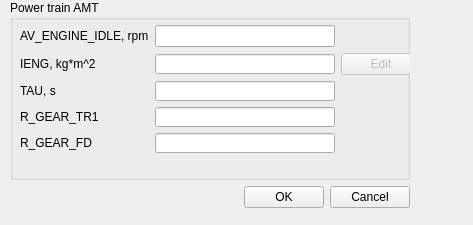
<?xml version="1.0" encoding="UTF-8"?>
<ui version="4.0">
 <class>SettingsDialog</class>
 <widget class="QDialog" name="SettingsDialog">
  <property name="geometry">
   <rect>
    <x>0</x>
    <y>0</y>
    <width>473</width>
    <height>225</height>
   </rect>
  </property>
  <property name="windowTitle">
   <string>Power Train Setting</string>
  </property>
  <widget class="QWidget" name="verticalLayoutWidget">
   <property name="geometry">
    <rect>
     <x>0</x>
     <y>0</y>
     <width>471</width>
     <height>221</height>
    </rect>
   </property>
   <layout class="QVBoxLayout" name="verticalLayout">
    <property name="spacing">
     <number>6</number>
    </property>
    <property name="sizeConstraint">
     <enum>QLayout::SetFixedSize</enum>
    </property>
    <property name="leftMargin">
     <number>10</number>
    </property>
    <item>
     <layout class="QHBoxLayout" name="horizontalLayout_2">
      <property name="sizeConstraint">
       <enum>QLayout::SetFixedSize</enum>
      </property>
      <item>
       <layout class="QVBoxLayout" name="verticalLayout_3">
        <property name="spacing">
         <number>6</number>
        </property>
        <property name="sizeConstraint">
         <enum>QLayout::SetDefaultConstraint</enum>
        </property>
        <property name="topMargin">
         <number>0</number>
        </property>
        <property name="bottomMargin">
         <number>0</number>
        </property>
        <item>
         <widget class="QGroupBox" name="groupBox_2">
          <property name="sizePolicy">
           <sizepolicy hsizetype="Preferred" vsizetype="Preferred">
            <horstretch>0</horstretch>
            <verstretch>0</verstretch>
           </sizepolicy>
          </property>
          <property name="minimumSize">
           <size>
            <width>400</width>
            <height>180</height>
           </size>
          </property>
          <property name="maximumSize">
           <size>
            <width>16777215</width>
            <height>16777215</height>
           </size>
          </property>
          <property name="title">
           <string>Power train AMT</string>
          </property>
          <widget class="QWidget" name="gridLayoutWidget">
           <property name="geometry">
            <rect>
             <x>10</x>
             <y>19</y>
             <width>441</width>
             <height>161</height>
            </rect>
           </property>
           <layout class="QGridLayout" name="gridLayout_2">
            <property name="sizeConstraint">
             <enum>QLayout::SetFixedSize</enum>
            </property>
            <item row="4" column="0">
             <widget class="QLabel" name="label_17">
              <property name="minimumSize">
               <size>
                <width>100</width>
                <height>0</height>
               </size>
              </property>
              <property name="maximumSize">
               <size>
                <width>100</width>
                <height>16777215</height>
               </size>
              </property>
              <property name="text">
               <string>R_GEAR_TR1</string>
              </property>
             </widget>
            </item>
            <item row="0" column="0">
             <widget class="QLabel" name="label_2">
              <property name="maximumSize">
               <size>
                <width>16777215</width>
                <height>0</height>
               </size>
              </property>
              <property name="text">
               <string/>
              </property>
             </widget>
            </item>
            <item row="2" column="1">
             <widget class="QLineEdit" name="EditIENG">
              <property name="sizePolicy">
               <sizepolicy hsizetype="Fixed" vsizetype="Preferred">
                <horstretch>0</horstretch>
                <verstretch>0</verstretch>
               </sizepolicy>
              </property>
              <property name="minimumSize">
               <size>
                <width>180</width>
                <height>20</height>
               </size>
              </property>
              <property name="maximumSize">
               <size>
                <width>180</width>
                <height>20</height>
               </size>
              </property>
             </widget>
            </item>
            <item row="2" column="2">
             <widget class="QPushButton" name="buttonEditAerodynamics">
              <property name="enabled">
               <bool>false</bool>
              </property>
              <property name="sizePolicy">
               <sizepolicy hsizetype="Fixed" vsizetype="Fixed">
                <horstretch>0</horstretch>
                <verstretch>0</verstretch>
               </sizepolicy>
              </property>
              <property name="minimumSize">
               <size>
                <width>75</width>
                <height>20</height>
               </size>
              </property>
              <property name="text">
               <string>Edit</string>
              </property>
             </widget>
            </item>
            <item row="2" column="0">
             <widget class="QLabel" name="label_15">
              <property name="minimumSize">
               <size>
                <width>100</width>
                <height>0</height>
               </size>
              </property>
              <property name="maximumSize">
               <size>
                <width>100</width>
                <height>16777215</height>
               </size>
              </property>
              <property name="text">
               <string>IENG, kg*m^2</string>
              </property>
             </widget>
            </item>
            <item row="3" column="1">
             <widget class="QLineEdit" name="EditTAU">
              <property name="sizePolicy">
               <sizepolicy hsizetype="Fixed" vsizetype="Preferred">
                <horstretch>0</horstretch>
                <verstretch>0</verstretch>
               </sizepolicy>
              </property>
              <property name="minimumSize">
               <size>
                <width>180</width>
                <height>20</height>
               </size>
              </property>
              <property name="maximumSize">
               <size>
                <width>180</width>
                <height>20</height>
               </size>
              </property>
             </widget>
            </item>
            <item row="3" column="0">
             <widget class="QLabel" name="label_16">
              <property name="minimumSize">
               <size>
                <width>100</width>
                <height>0</height>
               </size>
              </property>
              <property name="maximumSize">
               <size>
                <width>100</width>
                <height>16777215</height>
               </size>
              </property>
              <property name="text">
               <string>TAU, s</string>
              </property>
             </widget>
            </item>
            <item row="1" column="1">
             <widget class="QLineEdit" name="EditAV_ENGINE_IDLE">
              <property name="sizePolicy">
               <sizepolicy hsizetype="Fixed" vsizetype="Preferred">
                <horstretch>0</horstretch>
                <verstretch>0</verstretch>
               </sizepolicy>
              </property>
              <property name="minimumSize">
               <size>
                <width>180</width>
                <height>20</height>
               </size>
              </property>
              <property name="maximumSize">
               <size>
                <width>180</width>
                <height>16777215</height>
               </size>
              </property>
             </widget>
            </item>
            <item row="1" column="0">
             <widget class="QLabel" name="label_12">
              <property name="sizePolicy">
               <sizepolicy hsizetype="Preferred" vsizetype="Fixed">
                <horstretch>0</horstretch>
                <verstretch>0</verstretch>
               </sizepolicy>
              </property>
              <property name="minimumSize">
               <size>
                <width>100</width>
                <height>20</height>
               </size>
              </property>
              <property name="maximumSize">
               <size>
                <width>16777215</width>
                <height>16777215</height>
               </size>
              </property>
              <property name="text">
               <string>AV_ENGINE_IDLE, rpm</string>
              </property>
             </widget>
            </item>
            <item row="5" column="0">
             <widget class="QLabel" name="label_24">
              <property name="minimumSize">
               <size>
                <width>100</width>
                <height>0</height>
               </size>
              </property>
              <property name="maximumSize">
               <size>
                <width>100</width>
                <height>16777215</height>
               </size>
              </property>
              <property name="text">
               <string>R_GEAR_FD</string>
              </property>
             </widget>
            </item>
            <item row="4" column="1">
             <widget class="QLineEdit" name="EditR_GEAR_TR1">
              <property name="sizePolicy">
               <sizepolicy hsizetype="Fixed" vsizetype="Preferred">
                <horstretch>0</horstretch>
                <verstretch>0</verstretch>
               </sizepolicy>
              </property>
              <property name="minimumSize">
               <size>
                <width>180</width>
                <height>20</height>
               </size>
              </property>
              <property name="maximumSize">
               <size>
                <width>180</width>
                <height>20</height>
               </size>
              </property>
             </widget>
            </item>
            <item row="5" column="1">
             <widget class="QLineEdit" name="EditR_GEAR_FD">
              <property name="sizePolicy">
               <sizepolicy hsizetype="Fixed" vsizetype="Preferred">
                <horstretch>0</horstretch>
                <verstretch>0</verstretch>
               </sizepolicy>
              </property>
              <property name="minimumSize">
               <size>
                <width>180</width>
                <height>20</height>
               </size>
              </property>
              <property name="maximumSize">
               <size>
                <width>180</width>
                <height>20</height>
               </size>
              </property>
             </widget>
            </item>
           </layout>
          </widget>
         </widget>
        </item>
       </layout>
      </item>
     </layout>
    </item>
    <item>
     <layout class="QGridLayout" name="gridLayout">
      <property name="sizeConstraint">
       <enum>QLayout::SetDefaultConstraint</enum>
      </property>
      <item row="0" column="1">
       <widget class="QPushButton" name="buttonOK">
        <property name="text">
         <string>OK</string>
        </property>
       </widget>
      </item>
      <item row="0" column="0">
       <spacer name="horizontalSpacer">
        <property name="orientation">
         <enum>Qt::Horizontal</enum>
        </property>
        <property name="sizeHint" stdset="0">
         <size>
          <width>40</width>
          <height>20</height>
         </size>
        </property>
       </spacer>
      </item>
      <item row="0" column="2">
       <widget class="QPushButton" name="buttonCancel">
        <property name="text">
         <string>Cancel</string>
        </property>
       </widget>
      </item>
     </layout>
    </item>
   </layout>
  </widget>
 </widget>
 <resources/>
 <connections/>
</ui>
